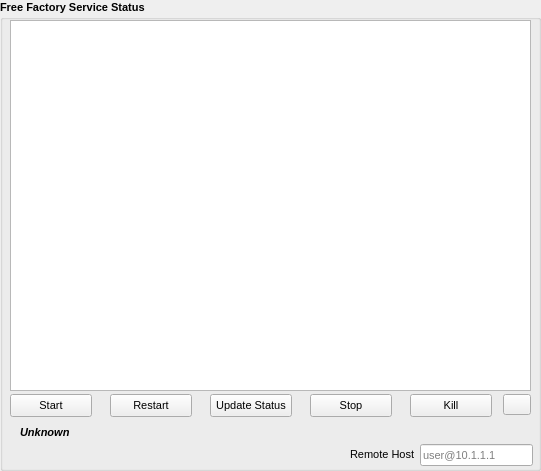
     <widget class="QGroupBox" name="groupBox_5">
      <property name="geometry">
       <rect>
        <x>530</x>
        <y>160</y>
        <width>541</width>
        <height>471</height>
       </rect>
      </property>
      <property name="font">
       <font>
        <pointsize>8</pointsize>
        <italic>false</italic>
        <bold>true</bold>
       </font>
      </property>
      <property name="title">
       <string>Free Factory Service Status</string>
      </property>
      <widget class="QListWidget" name="listNotifyServiceStatus">
       <property name="geometry">
        <rect>
         <x>10</x>
         <y>20</y>
         <width>521</width>
         <height>371</height>
        </rect>
       </property>
       <property name="font">
        <font>
         <pointsize>8</pointsize>
         <italic>false</italic>
         <bold>false</bold>
        </font>
       </property>
      </widget>
      <widget class="QPushButton" name="startNotifyServiceButton">
       <property name="geometry">
        <rect>
         <x>10</x>
         <y>394</y>
         <width>82</width>
         <height>23</height>
        </rect>
       </property>
       <property name="font">
        <font>
         <pointsize>8</pointsize>
         <italic>false</italic>
         <bold>false</bold>
        </font>
       </property>
       <property name="toolTip">
        <string>Starts the FreeFactory-Notify Service</string>
       </property>
       <property name="text">
        <string>Start</string>
       </property>
      </widget>
      <widget class="QPushButton" name="restartNotifyServiceButton">
       <property name="geometry">
        <rect>
         <x>110</x>
         <y>394</y>
         <width>82</width>
         <height>23</height>
        </rect>
       </property>
       <property name="font">
        <font>
         <pointsize>8</pointsize>
         <italic>false</italic>
         <bold>false</bold>
        </font>
       </property>
       <property name="toolTip">
        <string>Restarts the FreeFactory-Notify Service</string>
       </property>
       <property name="text">
        <string>Restart</string>
       </property>
      </widget>
      <widget class="QPushButton" name="stopNotifyServiceButton">
       <property name="geometry">
        <rect>
         <x>310</x>
         <y>394</y>
         <width>82</width>
         <height>23</height>
        </rect>
       </property>
       <property name="font">
        <font>
         <pointsize>8</pointsize>
         <italic>false</italic>
         <bold>false</bold>
        </font>
       </property>
       <property name="toolTip">
        <string>Stop Service</string>
       </property>
       <property name="text">
        <string>Stop</string>
       </property>
      </widget>
      <widget class="QPushButton" name="killNotifyServiceButton">
       <property name="geometry">
        <rect>
         <x>410</x>
         <y>394</y>
         <width>82</width>
         <height>23</height>
        </rect>
       </property>
       <property name="font">
        <font>
         <pointsize>8</pointsize>
         <italic>false</italic>
         <bold>false</bold>
        </font>
       </property>
       <property name="toolTip">
        <string>Kill Service</string>
       </property>
       <property name="text">
        <string>Kill</string>
       </property>
      </widget>
      <widget class="QPushButton" name="statusNotifyServiceButton">
       <property name="geometry">
        <rect>
         <x>210</x>
         <y>394</y>
         <width>82</width>
         <height>23</height>
        </rect>
       </property>
       <property name="font">
        <font>
         <pointsize>8</pointsize>
         <italic>false</italic>
         <bold>false</bold>
        </font>
       </property>
       <property name="toolTip">
        <string>Update Service Status</string>
       </property>
       <property name="text">
        <string>Update Status</string>
       </property>
      </widget>
      <widget class="QToolButton" name="clearNotifyStatusButton">
       <property name="geometry">
        <rect>
         <x>503</x>
         <y>394</y>
         <width>28</width>
         <height>21</height>
        </rect>
       </property>
       <property name="toolTip">
        <string>Clear the Status</string>
       </property>
       <property name="text">
        <string/>
       </property>
       <property name="icon">
        <iconset>
         <normaloff>../Pics/Broom.png</normaloff>../Pics/Broom.png</iconset>
       </property>
      </widget>
      <widget class="QLabel" name="labelNotifyServiceMode">
       <property name="geometry">
        <rect>
         <x>20</x>
         <y>424</y>
         <width>191</width>
         <height>16</height>
        </rect>
       </property>
       <property name="font">
        <font>
         <pointsize>8</pointsize>
         <italic>true</italic>
         <bold>true</bold>
        </font>
       </property>
       <property name="toolTip">
        <string>This shows the status of the FreeFactory-notify service.
If &quot;User, service is installed for user-level control.
If &quot;root&quot;, service is installed system-wide and requires sudo.
If &quot;Not Installed&quot;, you will need to run the setup-notifyservice.sh
script and follow the prompts.
Right-click to refresh service mode.</string>
       </property>
       <property name="text">
        <string>Unknown</string>
       </property>
      </widget>
      <widget class="QLineEdit" name="notifyRemoteHost">
       <property name="geometry">
        <rect>
         <x>420</x>
         <y>444</y>
         <width>113</width>
         <height>22</height>
        </rect>
       </property>
       <property name="font">
        <font>
         <pointsize>8</pointsize>
         <italic>false</italic>
         <bold>false</bold>
        </font>
       </property>
       <property name="placeholderText">
        <string>user@10.1.1.1</string>
       </property>
      </widget>
      <widget class="QLabel" name="l_notifyRemoteHost">
       <property name="geometry">
        <rect>
         <x>350</x>
         <y>446</y>
         <width>71</width>
         <height>17</height>
        </rect>
       </property>
       <property name="font">
        <font>
         <pointsize>8</pointsize>
         <italic>false</italic>
         <bold>false</bold>
        </font>
       </property>
       <property name="text">
        <string>Remote Host</string>
       </property>
      </widget>
     </widget>
